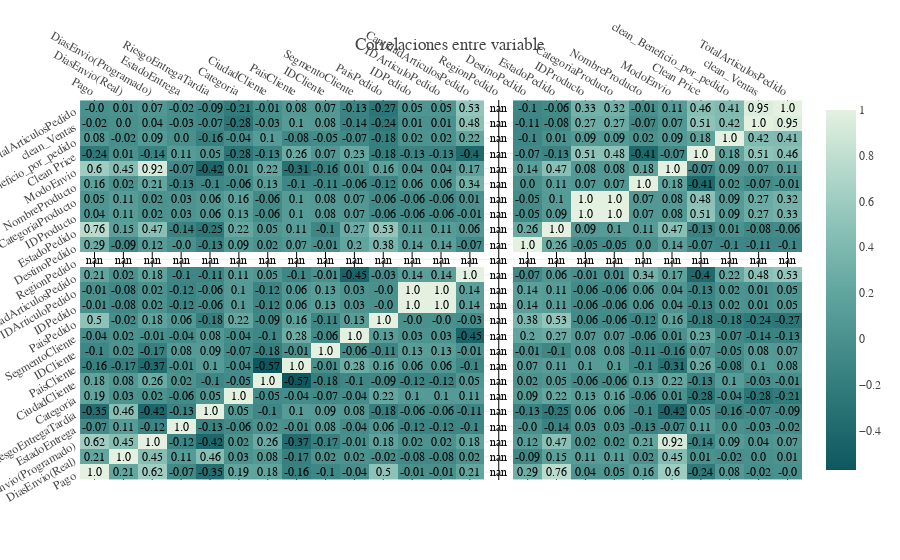

Notebook source saved alongside this figure:
### Markdown cell above
# aqui ver si hay variables de interes...para tener en cuenta para los clusters

### Code cell
# Correlaciones en general
corr=plot_df1.corr()
x = corr.columns.tolist() 
y = corr.index.tolist()
z = corr.values
text = corr.values.round(2)

fig = ff.create_annotated_heatmap(z=z, x=x, y=y, annotation_text=text, colorscale='mint', 
                                  reversescale=True, showscale=True,
                                  hovertemplate="Correlation of %{x} and %{y}= %{z:.3f}")
fig.update_layout(template=temp, title="Correlaciones entre variable", yaxis_tickangle=-30)
fig.show()
